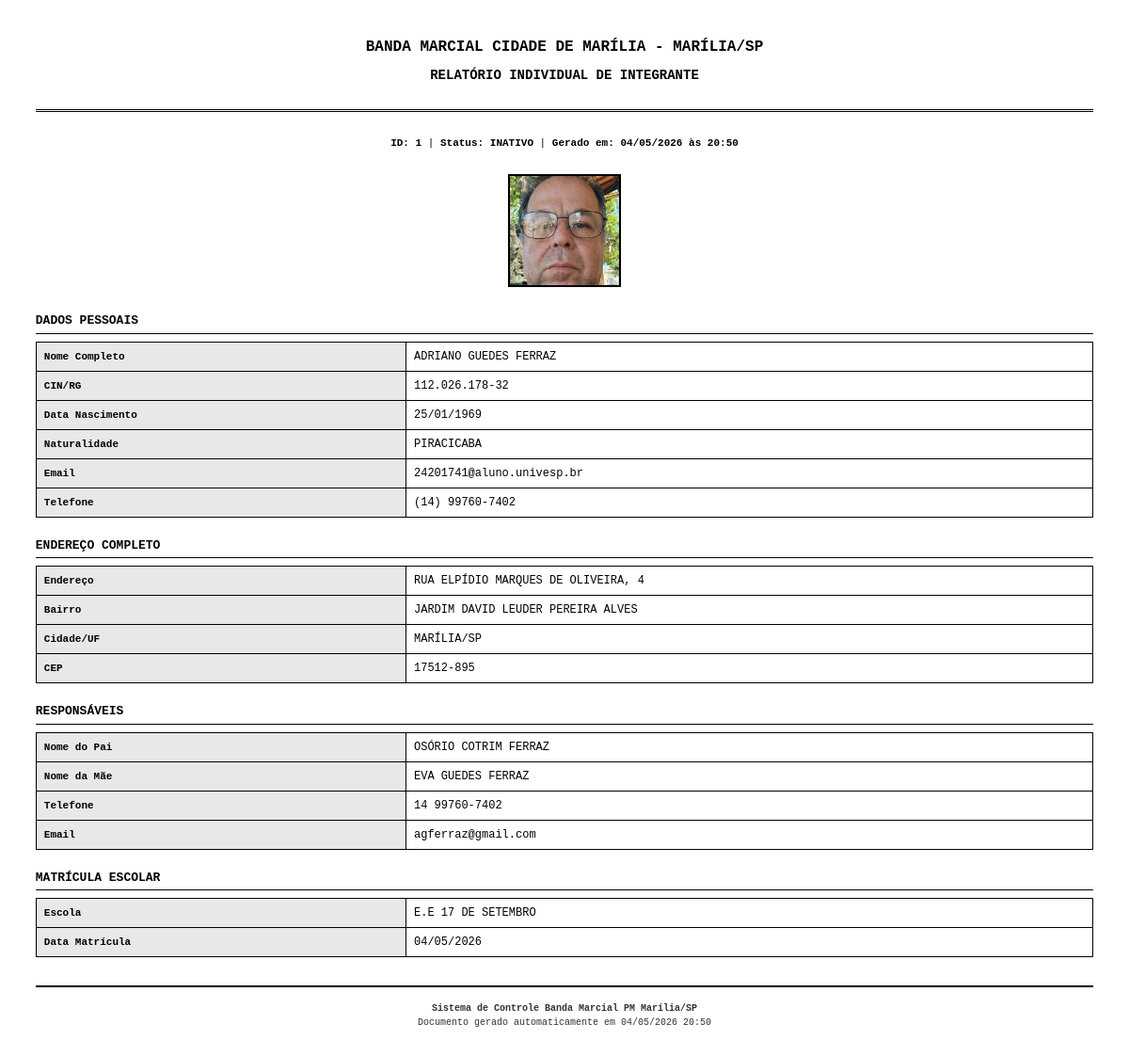
The app's page /admin/relatorio-aluno/1 (signed in) with its own data.
### app/models.py (models this page shows)
class Aluno(db.Model):
    id = db.Column(db.Integer, primary_key=True)
    nome = db.Column(db.String(200), nullable=False)
    data_nascimento = db.Column(db.Date, nullable=True)
    naturalidade = db.Column(db.String(100))
    cin_rg = db.Column(db.String(20), unique=True)
    email = db.Column(db.String(150))
    telefone = db.Column(db.String(20))
    cep = db.Column(db.String(10))
    endereco = db.Column(db.String(300))
    bairro = db.Column(db.String(100))
    cidade = db.Column(db.String(100))
    estado = db.Column(db.String(2))
    foto_path = db.Column(db.String(500))
    ativo = db.Column(db.Boolean, default=True)
    numero = db.Column(db.String(20))
    complemento = db.Column(db.String(200))
    funcao_id = db.Column(db.Integer, db.ForeignKey('funcao_banda.id'))
    funcao = db.relationship('FuncaoBanda', backref='alunos')
    created_at = db.Column(db.DateTime, default=datetime.utcnow)
    data_entrada_banda = db.Column(db.Date, nullable=True)
    data_desligamento_banda = db.Column(db.Date, nullable=True)
    responsaveis = db.relationship('Responsavel', backref='aluno', lazy=True, cascade='all, delete-orphan')
    uniforme = db.relationship('Uniforme', backref='aluno', lazy=True, cascade='all, delete-orphan')
    presencas = db.relationship('Presenca', backref='aluno', lazy=True, cascade='all, delete-orphan')
    instrumentos = db.relationship('AlunoInstrumento', backref='aluno', lazy=True, cascade='all, delete-orphan')
    escolas = db.relationship('AlunoEscola', backref='aluno', lazy=True, cascade='all, delete-orphan')
    autorizacoes_foto = db.relationship(
        'AutorizacaoFotoMenor',
        back_populates='aluno',
        lazy='dynamic',
        cascade='all, delete-orphan',
    )

class Responsavel(db.Model):
    id = db.Column(db.Integer, primary_key=True)
    aluno_id = db.Column(db.Integer, db.ForeignKey('aluno.id'), nullable=False)
    nome_pai = db.Column(db.String(200))
    nome_mae = db.Column(db.String(200))
    telefone = db.Column(db.String(20))
    email = db.Column(db.String(150))
    endereco = db.Column(db.String(300))

class AlunoEscola(db.Model):
    id = db.Column(db.Integer, primary_key=True)
    aluno_id = db.Column(db.Integer, db.ForeignKey('aluno.id'), nullable=False)
    escola_id = db.Column(db.Integer, db.ForeignKey('escola.id'), nullable=False)
    data_matricula = db.Column(db.Date, default=datetime.utcnow().date)

class Escola(db.Model):
    id = db.Column(db.Integer, primary_key=True)
    nome = db.Column(db.String(200), nullable=False)
    endereco = db.Column(db.String(300))
    alunos = db.relationship('AlunoEscola', backref='escola', lazy=True)

### app/routes.py (the view)
@main_bp.route("/admin/relatorio-aluno/<int:aluno_id>")
@login_required
def relatorio_aluno(aluno_id):
    aluno = Aluno.query.options(
        db.joinedload(Aluno.responsaveis),
        db.joinedload(Aluno.escolas).joinedload(AlunoEscola.escola)
    ).get_or_404(aluno_id)
    data_geracao = datetime.now()
    return render_template("relatorio_aluno_individual_profissional.html",
                           aluno=aluno,
                           data_geracao=data_geracao)

### app/__init__.py (called while the page is built)
@login_manager.user_loader
def load_user(user_id):
    from .models import User
    return User.query.get(int(user_id))

### templates/relatorio_aluno_individual_profissional.html (shortened to what this page needs)
<!DOCTYPE html>
<html lang="pt-br">
<head>
</head>
<body onload="window.print()">
  <div class="header">
    <h1>Banda MARCIAL CIDADE DE MARÍLIA - Marília/SP</h1>
    <h2>RELATÓRIO INDIVIDUAL DE INTEGRANTE</h2>
  </div>
  <div class="info-top" style="text-align: center; font-size: 11px; margin-bottom: 25px;">
    <strong>ID: {{ aluno.id }}</strong> | <strong>Status: {{ 'ATIVO' if aluno.ativo else 'INATIVO' }}</strong> |
    <strong>Gerado em: {{ data_geracao.strftime('%d/%m/%Y às %H:%M') }}</strong>
  </div>
  <div class="foto">
    {% if aluno.foto_path %}
      <img src="{{ url_for('static', filename=aluno.foto_path) }}" alt="Foto do integrante">
    {% else %}
      <div style="width: 120px; height: 160px; border: 2px solid black; background: #f0f0f0; display: flex; align-items: center; justify-content: center; font-weight: bold; font-size: 14px;">
        SEM FOTO
      </div>
    {% endif %}
  </div>
  <div class="dados-pessoais">
    <div class="section-title">DADOS PESSOAIS</div>
    <table>
      <tr><th>Nome Completo</th><td>{{ aluno.nome or '-' }}</td></tr>
      <tr><th>CIN/RG</th><td>{{ aluno.cin_rg or '-' }}</td></tr>
      <tr><th>Data Nascimento</th><td>{{ aluno.data_nascimento.strftime('%d/%m/%Y') if aluno.data_nascimento else '-' }}</td></tr>
      <tr><th>Naturalidade</th><td>{{ aluno.naturalidade or '-' }}</td></tr>
      <tr><th>Email</th><td>{{ aluno.email or '-' }}</td></tr>
      <tr><th>Telefone</th><td>{{ aluno.telefone or '-' }}</td></tr>
    </table>
  </div>
  <div class="endereco">
    <div class="section-title">ENDEREÇO COMPLETO</div>
    <table>
      <tr><th>Endereço</th><td>{{ aluno.endereco or '-' }}{% if aluno.numero %}, {{ aluno.numero }}{% endif %}{% if aluno.complemento %} - {{ aluno.complemento }}{% endif %}</td></tr>
      <tr><th>Bairro</th><td>{{ aluno.bairro or '-' }}</td></tr>
      <tr><th>Cidade/UF</th><td>{{ aluno.cidade or '-' }}{% if aluno.estado %}/{{ aluno.estado }}{% endif %}</td></tr>
      <tr><th>CEP</th><td>{{ aluno.cep or '-' }}</td></tr>
    </table>
  </div>
  {% if aluno.responsaveis %}
  <div class="responsavel">
    <div class="section-title">RESPONSÁVEIS</div>
    {% for resp in aluno.responsaveis %}
    <table style="margin-bottom: 10px;">
      <tr><th>Nome do Pai</th><td>{{ resp.nome_pai or '-' }}</td></tr>
      <tr><th>Nome da Mãe</th><td>{{ resp.nome_mae or '-' }}</td></tr>
      <tr><th>Telefone</th><td>{{ resp.telefone or '-' }}</td></tr>
      <tr><th>Email</th><td>{{ resp.email or '-' }}</td></tr>
    </table>
    {% endfor %}
  </div>
  {% endif %}
  {% if aluno.escolas %}
  <div class="escola">
    <div class="section-title">MATRÍCULA ESCOLAR</div>
    <table>
      {% for ae in aluno.escolas %}
      <tr><th>Escola</th><td>{{ ae.escola.nome or '-' }}</td></tr>
      <tr><th>Data Matrícula</th><td>{{ ae.data_matricula.strftime('%d/%m/%Y') if ae.data_matricula else '-' }}</td></tr>
      {% endfor %}
    </table>
  </div>
  {% endif %}
  <div class="rodape">
    <strong>Sistema de Controle Banda Marcial PM Marília/SP</strong><br>
    Documento gerado automaticamente em {{ data_geracao.strftime('%d/%m/%Y %H:%M') }}
  </div>
</body>
</html>

### templates/relatorio_aluno_individual_profissional.html (style rules this page uses)
* { margin: 0; padding: 0; box-sizing: border-box; }
body { font-family: 'Courier New', Courier, monospace; font-size: 12px; line-height: 1.5; color: black; background: white; margin: 1cm; }
.header { text-align: center; margin-bottom: 25px; border-bottom: 3px double black; padding-bottom: 15px; }
.header h1 { font-size: 16px; font-weight: bold; text-transform: uppercase; margin-bottom: 8px; }
.header h2 { font-size: 14px; margin-bottom: 10px; }
.info-top { margin-bottom: 25px; font-size: 11px; }
.dados-pessoais, .endereco, .responsavel, .escola { margin-bottom: 20px; }
.section-title { font-weight: bold; font-size: 13px; text-transform: uppercase; margin-bottom: 8px; border-bottom: 1px solid black; padding-bottom: 3px; }
table { width: 100%; border-collapse: collapse; margin-bottom: 15px; }
th, td { border: 1px solid black; padding: 6px 8px; text-align: left; }
th { background-color: #e8e8e8; font-weight: bold; width: 35%; font-size: 11px; }
.foto { text-align: center; margin: 20px 0; }
.foto img { max-width: 120px; max-height: 160px; border: 2px solid black; }
.rodape { text-align: center; font-size: 10px; margin-top: 30px; border-top: 2px solid black; padding-top: 15px; color: #333; }

### records on screen
Aluno: id "1", ativo "INATIVO", foto_path (picture), nome "ADRIANO GUEDES FERRAZ", cin_rg "112.026.178-32", data_nascimento "25/01/1969", naturalidade "PIRACICABA", email "24201741@aluno.univesp.br", telefone "(14) 99760-7402", endereco "RUA ELPÍDIO MARQUES DE OLIVEIRA", numero "4", bairro "JARDIM DAVID LEUDER PEREIRA ALVES", cidade "MARÍLIA", estado "SP", cep "17512-895"
Responsavel: nome_pai "OSÓRIO COTRIM FERRAZ", nome_mae "EVA GUEDES FERRAZ", telefone "14 99760-7402", email "agferraz@gmail.com"
AlunoEscola: escola "E.E 17 DE SETEMBRO", data_matricula "04/05/2026"
